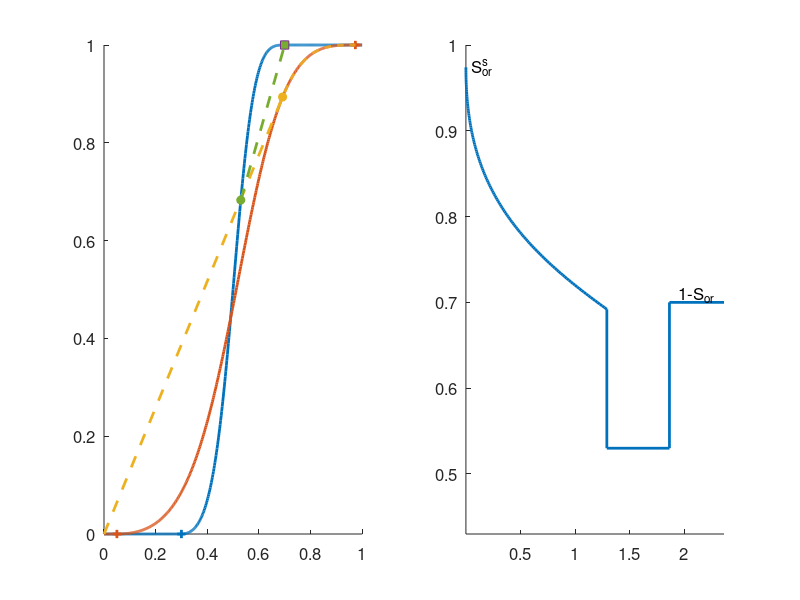

MATLAB code for this plot:
%% Illustrate Riemann solution for ternary displacement
% This script shows the graphical construction of the Riemann solution for
% a setup in which a surfactant solution is continuously injected into a
% reservoir that has been preflushed by water. 
%
% NB! This is not a general Riemann solver and will thus not work for some
% parameter choices. In these cases, you should first start by finding the
% point sw where the backward secant of the fw curve from s=sw to s=sor
% touches the fs curve. If we call intersection point ss, you then find the
% upper envelope of fs between s=ss and s=sors. 
col = lines(6);

%% Compute and plot the fractional flow curve for the right and left states
[swr, sor, ads] = deal(0.3,0.7,0);
[nw,no,M] = deal(2,3,2);
[swrs,sors,Ms] = deal(.05,.975,1);
s  = linspace(0,1,501);
iors = find(s<=sors,1,'last');
iwrs = find(s<=swrs,1,'last');
ior  = find(s<=sor,1,'last');
iwr  = find(s<=swr,1,'last');

sm = (min(max(s,swr),sor)-swr)/(sor-swr);
fw = sm.^nw./(sm.^nw + M*(1-sm).^no);
sm = (min(max(s,swrs),sors)-swrs)/(sors - swrs);
fs = sm.^nw./(sm.^nw + Ms*M*1*(1-sm).^no);

subplot(1,2,1),cla, hold on
set(gca,'FontSize',12)
plot(s,fw,'-','LineWidth',2,'Color',col(1,:));
plot(s,fs,'-','LineWidth',2,'Color',col(2,:));
plot(s([iwr ior]), fw([iwr ior]),'+','LineWidth',2,'Color',col(1,:));
plot(s([iwrs iors]), fs([iwrs iors]),'+','LineWidth',2,'Color',col(2,:));

%% Find envelope for surfactant curve
i3 = find(fs(2:iors)./(s(2:iors)+ads)-diff(fs(2:iors+1))./diff(s(2:iors+1))>0,1);
plot([-ads s(i3:iors)],fs([1 i3:iors]),'--','LineWidth',2,'Color',col(3,:));
plot(s(i3),fs(i3),'o','Color',col(3,:),'MarkerFaceColor',col(3,:));

%% Find intersection of this envelope and the pure water curve
i2 = find(min(fs(i3)/(s(i3)+ads).*(s(2:end)+ads),1)<fw(2:end),1);
plot(s(i2),fw(i2),'o','Color',col(5,:),'MarkerFaceColor',col(5,:));

%% Find envelope for pure water curve
flag = fw(i2:ior)./(s(i2:ior)-sor)>diff(fw(i2:ior+1))./diff(s(i2:ior+1));
i1 = min(find(flag)+i2,ior);
if isempty(i1), i1=ior; end
plot(s(i1(1)),fw(i1(1)),'s','Color',col(4,:),'MarkerFaceColor',col(5,:));
plot(s([i2 i1:ior]),fw([i2 i1:ior]),'--','LineWidth',2,'Color',col(5,:))

%% Plot self-similar solution
subplot(1,2,2)
hold all
xi = fliplr(diff(fs(i3:iors+1))./diff(s(i3:iors+1)));
ss = fliplr(s(i3:iors));
df = fliplr(diff(fw([i2 i1:ior]))./diff(s([i2 i1:ior])));
ds = s([i2 i1:ior]);
xi = [xi([1:end end]), df([1 1:end])];
ss = [ss, ds([1 1:end])];
xi = [xi([1:end end]), max(xi)+.5];
ss = [ss([1:end end]), sor];
plot(xi(ss<=sors),ss(ss<=sors),'-','LineWidth',2);
axis tight, set(gca,'Ylim',[0 1],'FontSize',12);
text(.05,sors,'S_{or}^s','HorizontalAlignment','left',...
    'VerticalAlignment','middle','FontSize',12);
text(.5*(xi(end-1)+xi(end)),sor,'1-S_{or}','HorizontalAlignment','center',...
    'VerticalAlignment','bottom','FontSize',12);
set(gca,'YLim',[min(ss)-.1 1]);

%% Copyright Notice
%
% <html>
% <p><font size="-1">
% Copyright 2009-2024 SINTEF Digital, Mathematics & Cybernetics.
% </font></p>
% <p><font size="-1">
% This file is part of The MATLAB Reservoir Simulation Toolbox (MRST).
% </font></p>
% <p><font size="-1">
% MRST is free software: you can redistribute it and/or modify
% it under the terms of the GNU General Public License as published by
% the Free Software Foundation, either version 3 of the License, or
% (at your option) any later version.
% </font></p>
% <p><font size="-1">
% MRST is distributed in the hope that it will be useful,
% but WITHOUT ANY WARRANTY; without even the implied warranty of
% MERCHANTABILITY or FITNESS FOR A PARTICULAR PURPOSE.  See the
% GNU General Public License for more details.
% </font></p>
% <p><font size="-1">
% You should have received a copy of the GNU General Public License
% along with MRST.  If not, see
% <a href="http://www.gnu.org/licenses/">http://www.gnu.org/licenses</a>.
% </font></p>
% </html>
